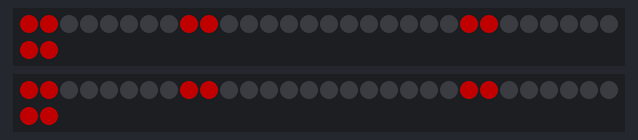
This sketch was run on a simulated ATtiny85, built with avr-gcc and run on an emulated ATtiny85. On the bench: 2 × 32 RGB LEDs in strip order, left to right, continuing on the next row. Dim RGB values are drawn brighter than linear; random numbers use the default seed unless the sketch sets one.

Above: at 0.02 s.
At 4.87 s:
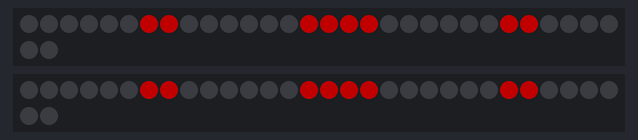
At 9.84 s:
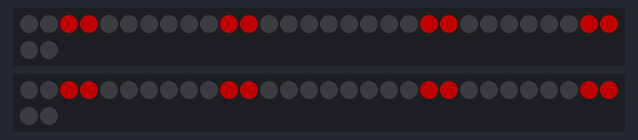
At 19.9 s:
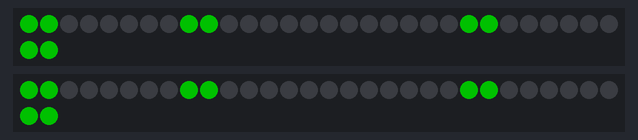
At 29.96 s:
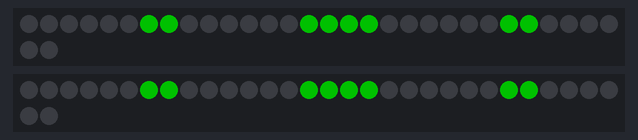
At 39.9 s:
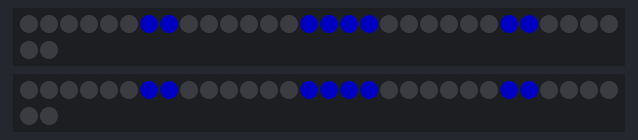

The sketch:

backpack1.ino.ino
```cpp
// Low power NeoPixel goggles example.  Makes a nice blinky display
// with just a few LEDs on at any time.

#include <Adafruit_NeoPixel.h>
#ifdef __AVR_ATtiny85__ // Trinket, Gemma, etc.
 #include <avr/power.h>
#endif

#define LEFT_EYE_PIN 3
#define RIGHT_EYE_PIN 4

Adafruit_NeoPixel neopixel1 = Adafruit_NeoPixel(32, LEFT_EYE_PIN); // left eyeball
Adafruit_NeoPixel neopixel2 = Adafruit_NeoPixel(32, RIGHT_EYE_PIN); // right eyeball

uint8_t  mode   = 0, // Current animation effect
         offset = 0; // Position of spinny eyes
uint32_t color  = 0xFF0000; // Start red
uint32_t prevTime;

void setup() {
#ifdef __AVR_ATtiny85__ // Trinket, Gemma, etc.
  if(F_CPU == 16000000) clock_prescale_set(clock_div_1);
#endif
  neopixel1.begin();
  neopixel1.setBrightness(85); // 1/3 brightness

  neopixel2.begin();
  neopixel2.setBrightness(85); // 1/3 brightness

  prevTime = millis();
}

void loop() {
  uint8_t  i;
  uint32_t t;

  switch(1) {

   case 0: // Random sparks - just one LED on at a time!
    i = random(32);
    neopixel1.setPixelColor(i, color);
    neopixel1.show();
    delay(10);
    neopixel1.setPixelColor(i, 0);
    break;

   case 1: // Spinny wheels (8 LEDs on at a time)
    for(i=0; i<16; i++) {
      uint32_t c = 0;
      if(((offset + i) & 7) < 2) c = color; // 4 pixels on...
      neopixel1.setPixelColor(   i, c); // First eye
      neopixel1.setPixelColor(31-i, c); // Second eye (flipped)

      neopixel2.setPixelColor(   i, c); // First eye
      neopixel2.setPixelColor(31-i, c); // Second eye (flipped)
    }
    neopixel1.show();
    neopixel2.show();

    offset++;
    delay(50);
    break;
  }

  t = millis();
  if((t - prevTime) > 8000) {      // Every 8 seconds...
    mode++;                        // Next mode
    if(mode > 1) {                 // End of modes?
      mode = 0;                    // Start modes over
      color >>= 8;                 // Next color R->G->B
      if(!color) {
        color = 0xFF0000; // Reset to red
      }
    }
    for(i=0; i<32; i++) {
        neopixel1.setPixelColor(i, 0);
        neopixel2.setPixelColor(i, 0);
    }
    prevTime = t;
  }
}


// 408-784-5116
```
